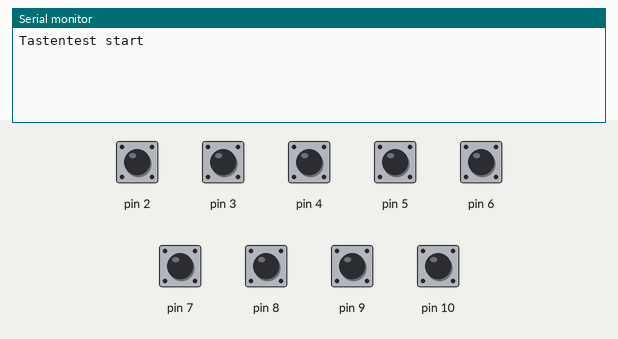
A sketch run on a simulated Arduino Uno, built with avr-gcc and run on an emulated ATmega328P. Parts: the last lines printed to the serial monitor. The test bench sets the inputs (shaded band); at power-on: pin 2–10 HIGH.

Above: at 1.2 s.
1.3 s: pin 2 pulled LOW for 0.15 s
At 2.6 s:
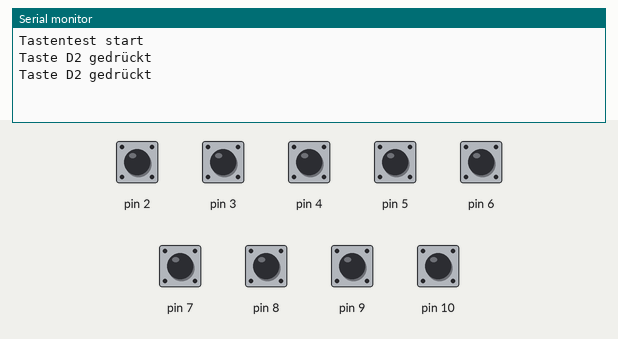
2.9 s: pin 3 pulled LOW for 0.15 s
At 3.9 s:
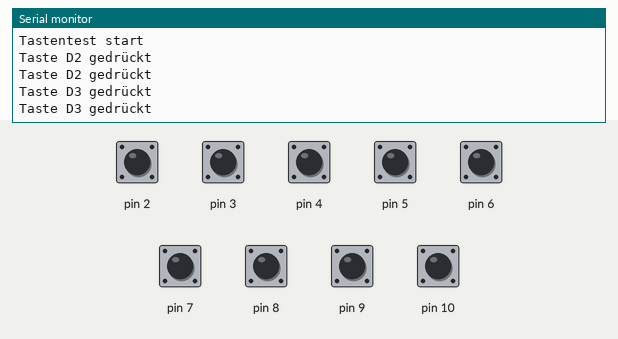
4.5 s: pin 4 pulled LOW for 0.15 s
At 5.1 s:
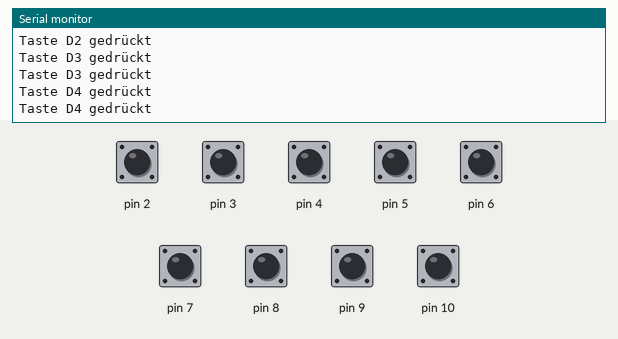
6.1 s: pin 5 pulled LOW for 0.15 s
At 7.4 s:
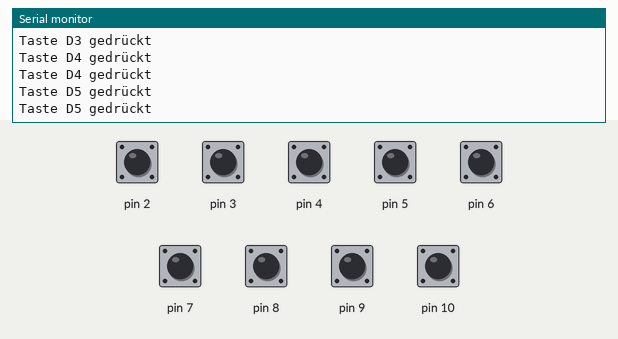
7.7 s: pin 6 pulled LOW for 0.15 s
At 8.7 s:
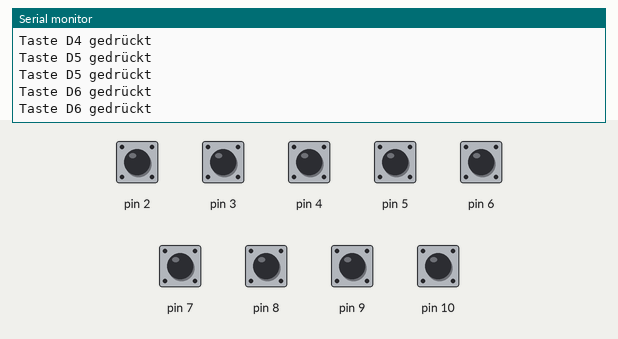
9.3 s: pin 7 pulled LOW for 0.15 s
At 9.9 s:
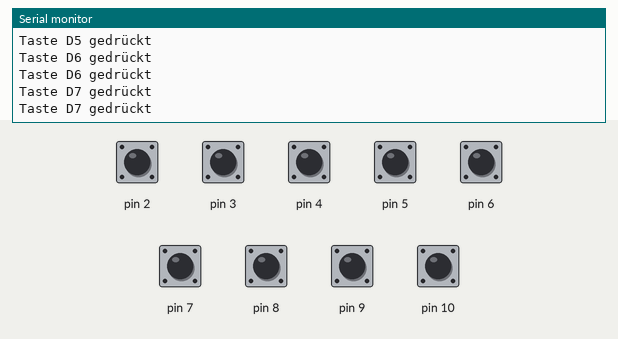
Timing chart, 0 to 11.9 s (numbered marks = the images above; inputs shaded):
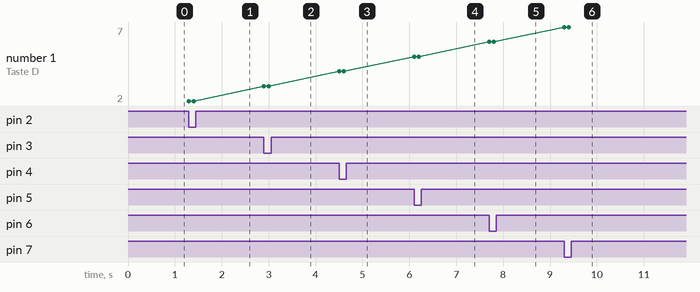

The sketch:

t1.ino
```cpp
void setup()
{
    Serial.begin(115200);

    pinMode(1, INPUT_PULLUP);
    pinMode(2, INPUT_PULLUP);
    pinMode(3,  INPUT_PULLUP);
    pinMode(4,  INPUT_PULLUP);
    pinMode(5,  INPUT_PULLUP);
    pinMode(6,  INPUT_PULLUP);
    pinMode(7,  INPUT_PULLUP);
    pinMode(8,  INPUT_PULLUP);
    pinMode(9,  INPUT_PULLUP);
    pinMode(10, INPUT_PULLUP);

    Serial.println("Tastentest start");
}

void loop()
{
    for (uint8_t pin = 1; pin <= 10; pin++)
    {
        if (digitalRead(pin) == LOW)
        {
            Serial.print("Taste D");
            Serial.print(pin);
            Serial.println(" gedrückt");

            delay(100);
        }
    }
}
```

Measured:
- after the input at 1.3 s, the serial monitor: prints a new line at once (image 1)
- after the input at 2.9 s, the serial monitor: prints a new line at once (image 2)
- after the input at 4.5 s, the serial monitor: prints a new line at once (image 3)
- after the input at 6.1 s, the serial monitor: prints a new line at once (image 4)
- after the input at 7.7 s, the serial monitor: prints a new line at once (image 5)
- after the input at 9.3 s, the serial monitor: prints a new line at once (image 6)
- plotted number 1: 2 → 3 after the input at 2.9 s, 3 → 4 after the input at 4.5 s, 4 → 5 after the input at 6.1 s, 5 → 6 after the input at 7.7 s, 6 → 7 after the input at 9.3 s
